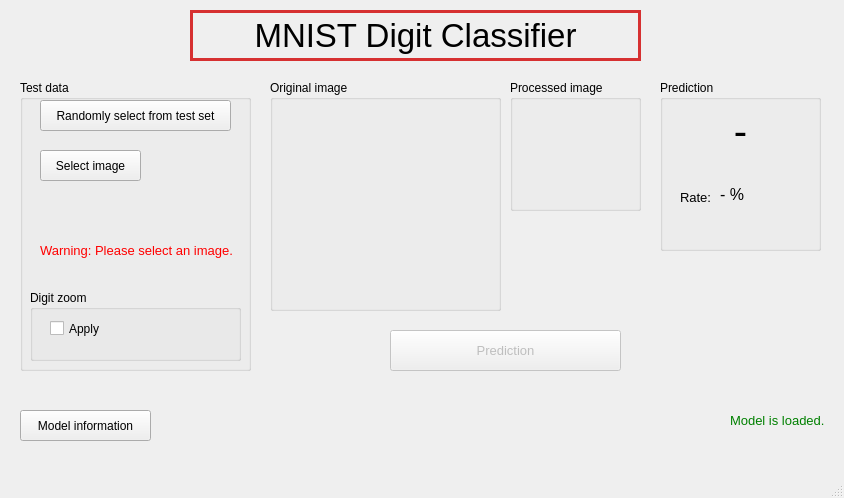
<?xml version="1.0" encoding="UTF-8"?>
<ui version="4.0">
 <class>MainWindow</class>
 <widget class="QMainWindow" name="MainWindow">
  <property name="geometry">
   <rect>
    <x>0</x>
    <y>0</y>
    <width>844</width>
    <height>498</height>
   </rect>
  </property>
  <property name="windowTitle">
   <string>MNIST Digit Classifier</string>
  </property>
  <property name="styleSheet">
   <string notr="true"/>
  </property>
  <widget class="QWidget" name="centralwidget">
   <widget class="QLabel" name="label">
    <property name="geometry">
     <rect>
      <x>190</x>
      <y>10</y>
      <width>451</width>
      <height>51</height>
     </rect>
    </property>
    <property name="font">
     <font>
      <pointsize>25</pointsize>
     </font>
    </property>
    <property name="styleSheet">
     <string notr="true">border: 3px solid #d63031;</string>
    </property>
    <property name="text">
     <string>MNIST Digit Classifier</string>
    </property>
    <property name="scaledContents">
     <bool>false</bool>
    </property>
    <property name="alignment">
     <set>Qt::AlignCenter</set>
    </property>
   </widget>
   <widget class="QGroupBox" name="groupBox">
    <property name="geometry">
     <rect>
      <x>20</x>
      <y>80</y>
      <width>231</width>
      <height>291</height>
     </rect>
    </property>
    <property name="title">
     <string>Test data</string>
    </property>
    <widget class="QPushButton" name="pushButton">
     <property name="geometry">
      <rect>
       <x>20</x>
       <y>20</y>
       <width>191</width>
       <height>31</height>
      </rect>
     </property>
     <property name="text">
      <string>Randomly select from test set</string>
     </property>
     <property name="iconSize">
      <size>
       <width>25</width>
       <height>25</height>
      </size>
     </property>
     <property name="autoExclusive">
      <bool>false</bool>
     </property>
    </widget>
    <widget class="QLabel" name="label_2">
     <property name="enabled">
      <bool>true</bool>
     </property>
     <property name="geometry">
      <rect>
       <x>20</x>
       <y>160</y>
       <width>201</width>
       <height>21</height>
      </rect>
     </property>
     <property name="font">
      <font>
       <pointsize>10</pointsize>
       <weight>50</weight>
       <bold>false</bold>
      </font>
     </property>
     <property name="styleSheet">
      <string notr="true">color: red</string>
     </property>
     <property name="text">
      <string>Warning: Please select an image.</string>
     </property>
    </widget>
    <widget class="QPushButton" name="pushButton_2">
     <property name="geometry">
      <rect>
       <x>20</x>
       <y>70</y>
       <width>101</width>
       <height>31</height>
      </rect>
     </property>
     <property name="text">
      <string>Select image</string>
     </property>
    </widget>
    <widget class="QGroupBox" name="groupBox_5">
     <property name="geometry">
      <rect>
       <x>10</x>
       <y>210</y>
       <width>211</width>
       <height>71</height>
      </rect>
     </property>
     <property name="title">
      <string>Digit zoom</string>
     </property>
     <widget class="QCheckBox" name="checkBox">
      <property name="geometry">
       <rect>
        <x>20</x>
        <y>30</y>
        <width>70</width>
        <height>17</height>
       </rect>
      </property>
      <property name="text">
       <string>Apply</string>
      </property>
     </widget>
    </widget>
    <zorder>groupBox_5</zorder>
    <zorder>pushButton</zorder>
    <zorder>label_2</zorder>
    <zorder>pushButton_2</zorder>
   </widget>
   <widget class="QLabel" name="label_3">
    <property name="geometry">
     <rect>
      <x>280</x>
      <y>100</y>
      <width>211</width>
      <height>201</height>
     </rect>
    </property>
    <property name="layoutDirection">
     <enum>Qt::LeftToRight</enum>
    </property>
    <property name="autoFillBackground">
     <bool>false</bool>
    </property>
    <property name="text">
     <string/>
    </property>
    <property name="textFormat">
     <enum>Qt::AutoText</enum>
    </property>
    <property name="scaledContents">
     <bool>true</bool>
    </property>
    <property name="alignment">
     <set>Qt::AlignCenter</set>
    </property>
    <property name="wordWrap">
     <bool>false</bool>
    </property>
    <property name="openExternalLinks">
     <bool>false</bool>
    </property>
   </widget>
   <widget class="QPushButton" name="pushButton_3">
    <property name="enabled">
     <bool>false</bool>
    </property>
    <property name="geometry">
     <rect>
      <x>390</x>
      <y>330</y>
      <width>231</width>
      <height>41</height>
     </rect>
    </property>
    <property name="font">
     <font>
      <pointsize>10</pointsize>
     </font>
    </property>
    <property name="text">
     <string>Prediction</string>
    </property>
   </widget>
   <widget class="QPushButton" name="pushButton_4">
    <property name="geometry">
     <rect>
      <x>20</x>
      <y>410</y>
      <width>131</width>
      <height>31</height>
     </rect>
    </property>
    <property name="text">
     <string>Model information</string>
    </property>
   </widget>
   <widget class="QGroupBox" name="groupBox_2">
    <property name="geometry">
     <rect>
      <x>660</x>
      <y>80</y>
      <width>161</width>
      <height>171</height>
     </rect>
    </property>
    <property name="title">
     <string>Prediction</string>
    </property>
    <widget class="QLabel" name="label_4">
     <property name="geometry">
      <rect>
       <x>50</x>
       <y>20</y>
       <width>61</width>
       <height>61</height>
      </rect>
     </property>
     <property name="font">
      <font>
       <pointsize>30</pointsize>
      </font>
     </property>
     <property name="lineWidth">
      <number>0</number>
     </property>
     <property name="text">
      <string>-</string>
     </property>
     <property name="alignment">
      <set>Qt::AlignCenter</set>
     </property>
    </widget>
   </widget>
   <widget class="QGroupBox" name="groupBox_3">
    <property name="geometry">
     <rect>
      <x>270</x>
      <y>80</y>
      <width>231</width>
      <height>231</height>
     </rect>
    </property>
    <property name="title">
     <string>Original image</string>
    </property>
   </widget>
   <widget class="QLabel" name="label_6">
    <property name="geometry">
     <rect>
      <x>730</x>
      <y>410</y>
      <width>101</width>
      <height>20</height>
     </rect>
    </property>
    <property name="font">
     <font>
      <pointsize>10</pointsize>
     </font>
    </property>
    <property name="styleSheet">
     <string notr="true">color: green</string>
    </property>
    <property name="text">
     <string>Model is loaded.</string>
    </property>
   </widget>
   <widget class="QGroupBox" name="groupBox_4">
    <property name="geometry">
     <rect>
      <x>510</x>
      <y>80</y>
      <width>131</width>
      <height>131</height>
     </rect>
    </property>
    <property name="title">
     <string>Processed image</string>
    </property>
    <widget class="QLabel" name="label_7">
     <property name="geometry">
      <rect>
       <x>10</x>
       <y>20</y>
       <width>111</width>
       <height>101</height>
      </rect>
     </property>
     <property name="layoutDirection">
      <enum>Qt::LeftToRight</enum>
     </property>
     <property name="autoFillBackground">
      <bool>false</bool>
     </property>
     <property name="text">
      <string/>
     </property>
     <property name="textFormat">
      <enum>Qt::AutoText</enum>
     </property>
     <property name="scaledContents">
      <bool>true</bool>
     </property>
     <property name="alignment">
      <set>Qt::AlignCenter</set>
     </property>
     <property name="wordWrap">
      <bool>false</bool>
     </property>
     <property name="openExternalLinks">
      <bool>false</bool>
     </property>
    </widget>
   </widget>
   <widget class="QLabel" name="label_9">
    <property name="geometry">
     <rect>
      <x>680</x>
      <y>189</y>
      <width>41</width>
      <height>16</height>
     </rect>
    </property>
    <property name="font">
     <font>
      <pointsize>10</pointsize>
     </font>
    </property>
    <property name="text">
     <string>Rate:</string>
    </property>
   </widget>
   <widget class="QLabel" name="label_5">
    <property name="geometry">
     <rect>
      <x>720</x>
      <y>186</y>
      <width>81</width>
      <height>16</height>
     </rect>
    </property>
    <property name="font">
     <font>
      <pointsize>12</pointsize>
     </font>
    </property>
    <property name="text">
     <string>- %</string>
    </property>
   </widget>
   <widget class="QLabel" name="label_10">
    <property name="geometry">
     <rect>
      <x>10</x>
      <y>70</y>
      <width>821</width>
      <height>331</height>
     </rect>
    </property>
    <property name="text">
     <string/>
    </property>
    <property name="scaledContents">
     <bool>true</bool>
    </property>
   </widget>
   <zorder>groupBox_3</zorder>
   <zorder>label</zorder>
   <zorder>groupBox</zorder>
   <zorder>label_3</zorder>
   <zorder>pushButton_3</zorder>
   <zorder>pushButton_4</zorder>
   <zorder>groupBox_2</zorder>
   <zorder>label_6</zorder>
   <zorder>groupBox_4</zorder>
   <zorder>label_9</zorder>
   <zorder>label_5</zorder>
   <zorder>label_10</zorder>
  </widget>
  <widget class="QMenuBar" name="menubar">
   <property name="geometry">
    <rect>
     <x>0</x>
     <y>0</y>
     <width>844</width>
     <height>21</height>
    </rect>
   </property>
  </widget>
  <widget class="QStatusBar" name="statusbar"/>
 </widget>
 <resources/>
 <connections/>
</ui>
